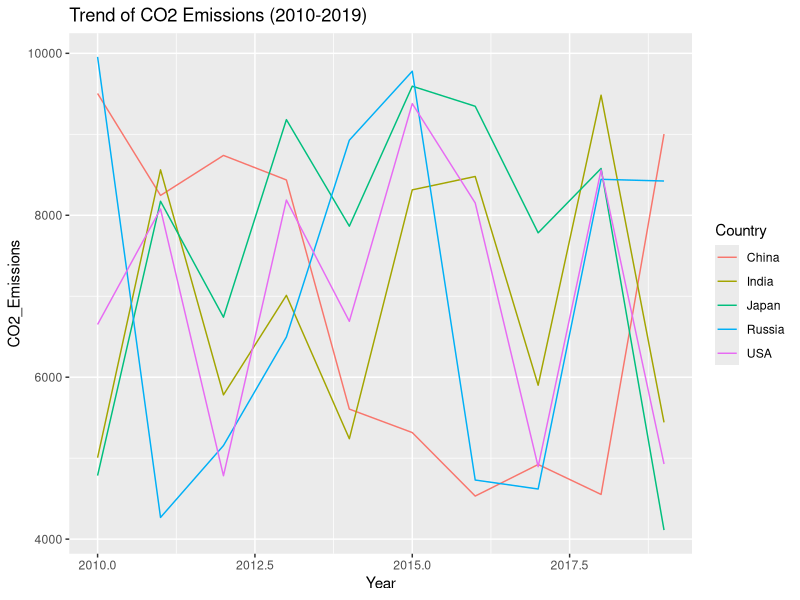

The R script that drew this image:
# This R script is converted from the original Python script.
# Some Python-specific libraries and methods may not have direct equivalents in R.

# Load libraries
library(ggplot2)
library(dplyr)
library(caret)

# Data Creation
df <- data.frame(
  Country = rep(c('USA', 'China', 'India', 'Russia', 'Japan'), each = 10),
  Year = rep(2010:2019, 5),
  CO2_Emissions = sample(4000:10000, 50, replace = TRUE),
  Energy_Consumption = sample(500:2000, 50, replace = TRUE)
)

# Descriptive Statistics
summary(df)

# Plotting with ggplot2
ggplot(df, aes(x=Year, y=CO2_Emissions, color=Country)) + geom_line() + ggtitle('Trend of CO2 Emissions (2010-2019)')

# Other analyses and methods would follow here, adapted for R.
